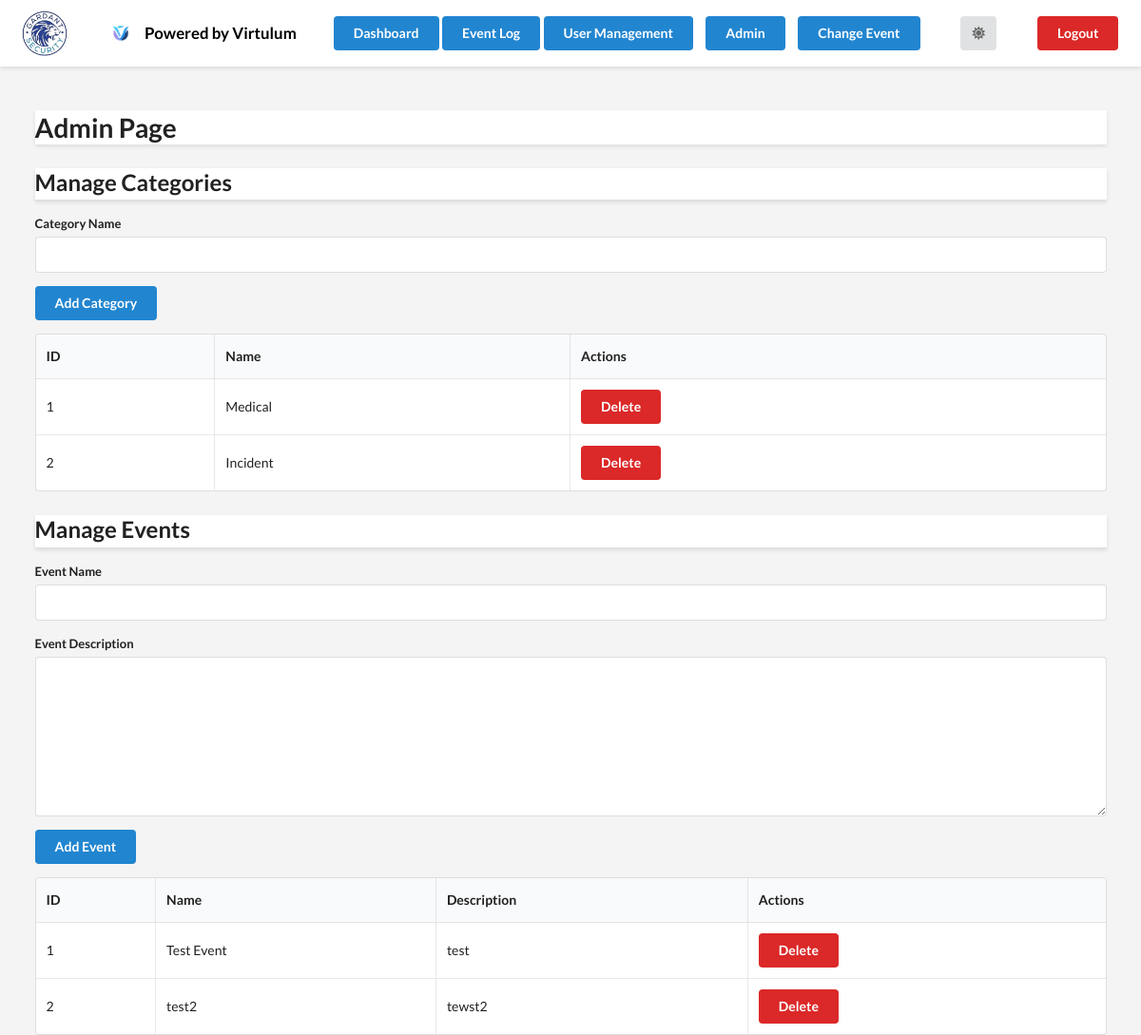
The page /admin (signed in) on the database its author committed.
### tables this page shows
CREATE TABLE categories (
                id INTEGER PRIMARY KEY AUTOINCREMENT,
                name TEXT NOT NULL
            );

CREATE TABLE event_list (
                id INTEGER PRIMARY KEY AUTOINCREMENT,
                name TEXT NOT NULL,
                description TEXT NOT NULL
            );

### app.py (the view)
@app.route('/admin')
def admin():
    if 'logged_in' not in session or session.get('role') != 'admin':
        return redirect(url_for('login'))
    conn = sqlite3.connect('events.db')
    c = conn.cursor()
    c.execute('SELECT * FROM categories')
    categories = c.fetchall()
    c.execute('SELECT * FROM event_list')
    events = c.fetchall()
    conn.close()
    return render_template('admin.html', categories=categories, events=events)

### templates/admin.html (shortened to what this page needs)
{% extends "base.html" %}
{% block content %}
<h1 class="ui header">Admin Page</h1>
<h2 class="ui dividing header">Manage Categories</h2>
<form class="ui form" action="/add_category" method="post">
    <div class="field">
        <label for="name">Category Name</label>
        <input type="text" id="name" name="name" class="ui input" required>
    </div>
    <button class="ui blue button" type="submit">Add Category</button>
</form>
<table class="ui celled table">
    <thead>
        <tr>
            <th>ID</th>
            <th>Name</th>
            <th>Actions</th>
        </tr>
    </thead>
    <tbody>
        {% for category in categories %}
        <tr>
            <td>{{ category[0] }}</td>
            <td>{{ category[1] }}</td>
            <td>
                <a class="ui red button" href="/delete_category/{{ category[0] }}" onclick="return confirm('Are you sure you want to delete this category?');">Delete</a>
            </td>
        </tr>
        {% endfor %}
    </tbody>
</table>
<h2 class="ui dividing header">Manage Events</h2>
<form class="ui form" action="/add_event" method="post">
    <div class="field">
        <label for="name">Event Name</label>
        <input type="text" id="name" name="name" class="ui input" required>
    </div>
    <div class="field">
        <label for="description">Event Description</label>
        <textarea id="description" name="description" class="ui textarea" required></textarea>
    </div>
    <button class="ui blue button" type="submit">Add Event</button>
</form>
<table class="ui celled table">
    <thead>
        <tr>
            <th>ID</th>
            <th>Name</th>
            <th>Description</th>
            <th>Actions</th>
        </tr>
    </thead>
    <tbody>
        {% for event in events %}
        <tr>
            <td>{{ event[0] }}</td>
            <td>{{ event[1] }}</td>
            <td>{{ event[2] }}</td>
            <td>
                <a class="ui red button" href="/delete_event/{{ event[0] }}" onclick="return confirm('Are you sure you want to delete this event?');">Delete</a>
            </td>
        </tr>
        {% endfor %}
    </tbody>
</table>
{% endblock %}

### templates/base.html (style rules this page uses)
body.light-mode { background-color: #f4f4f4; color: #000; }
.header { display: flex; justify-content: space-between; align-items: center; padding: 10px 20px; background-color: #fff; box-shadow: 0 2px 4px rgba(0, 0, 0, 0.1); }

### rows shown on the page
categories: id "1", name "Medical"
categories: id "2", name "Incident"
event_list: id "1", name "Test Event", description "test"
event_list: id "2", name "test2", description "tewst2"
